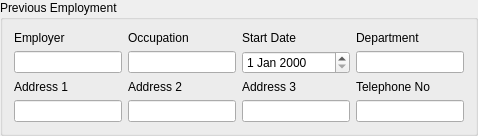
                      <widget class="QGroupBox" name="grpPrevEmployment">
                       <property name="enabled">
                        <bool>true</bool>
                       </property>
                       <property name="sizePolicy">
                        <sizepolicy hsizetype="Preferred" vsizetype="Preferred">
                         <horstretch>0</horstretch>
                         <verstretch>0</verstretch>
                        </sizepolicy>
                       </property>
                       <property name="title">
                        <string>Previous Employment</string>
                       </property>
                       <layout class="QGridLayout" name="gridLayout_5">
                        <item row="0" column="0">
                         <widget class="QLabel" name="label_25">
                          <property name="text">
                           <string>Employer</string>
                          </property>
                         </widget>
                        </item>
                        <item row="0" column="1">
                         <widget class="QLabel" name="label_27">
                          <property name="text">
                           <string>Occupation</string>
                          </property>
                         </widget>
                        </item>
                        <item row="0" column="2">
                         <widget class="QLabel" name="label_31">
                          <property name="text">
                           <string>Start Date</string>
                          </property>
                         </widget>
                        </item>
                        <item row="0" column="3">
                         <widget class="QLabel" name="label_32">
                          <property name="text">
                           <string>Department</string>
                          </property>
                         </widget>
                        </item>
                        <item row="1" column="0">
                         <widget class="QLineEdit" name="linePrevEmployer">
                          <property name="enabled">
                           <bool>true</bool>
                          </property>
                          <property name="text">
                           <string/>
                          </property>
                         </widget>
                        </item>
                        <item row="1" column="1">
                         <widget class="QLineEdit" name="linePrevOccupation">
                          <property name="enabled">
                           <bool>true</bool>
                          </property>
                          <property name="text">
                           <string/>
                          </property>
                         </widget>
                        </item>
                        <item row="1" column="2">
                         <widget class="QDateEdit" name="datePrevEmpStartDate">
                          <property name="enabled">
                           <bool>true</bool>
                          </property>
                         </widget>
                        </item>
                        <item row="1" column="3">
                         <widget class="QLineEdit" name="linePrevDepartment">
                          <property name="enabled">
                           <bool>true</bool>
                          </property>
                          <property name="text">
                           <string/>
                          </property>
                         </widget>
                        </item>
                        <item row="2" column="0">
                         <widget class="QLabel" name="label_26">
                          <property name="text">
                           <string>Address 1</string>
                          </property>
                         </widget>
                        </item>
                        <item row="2" column="1">
                         <widget class="QLabel" name="label_28">
                          <property name="text">
                           <string>Address 2</string>
                          </property>
                         </widget>
                        </item>
                        <item row="2" column="2">
                         <widget class="QLabel" name="label_29">
                          <property name="text">
                           <string>Address 3</string>
                          </property>
                         </widget>
                        </item>
                        <item row="2" column="3">
                         <widget class="QLabel" name="label_30">
                          <property name="text">
                           <string>Telephone No</string>
                          </property>
                         </widget>
                        </item>
                        <item row="3" column="0">
                         <widget class="QLineEdit" name="linePrevEmpAddress1">
                          <property name="enabled">
                           <bool>true</bool>
                          </property>
                          <property name="text">
                           <string/>
                          </property>
                         </widget>
                        </item>
                        <item row="3" column="1">
                         <widget class="QLineEdit" name="linePrevEmpAddress2">
                          <property name="enabled">
                           <bool>true</bool>
                          </property>
                          <property name="text">
                           <string/>
                          </property>
                         </widget>
                        </item>
                        <item row="3" column="2">
                         <widget class="QLineEdit" name="linePrevEmpAddress3">
                          <property name="enabled">
                           <bool>true</bool>
                          </property>
                          <property name="text">
                           <string/>
                          </property>
                         </widget>
                        </item>
                        <item row="3" column="3">
                         <widget class="QLineEdit" name="linePrevEmpTelNo">
                          <property name="enabled">
                           <bool>true</bool>
                          </property>
                          <property name="text">
                           <string/>
                          </property>
                         </widget>
                        </item>
                       </layout>
                       <zorder>label_25</zorder>
                       <zorder>label_27</zorder>
                       <zorder>label_31</zorder>
                       <zorder>label_32</zorder>
                       <zorder>linePrevOccupation</zorder>
                       <zorder>datePrevEmpStartDate</zorder>
                       <zorder>linePrevDepartment</zorder>
                       <zorder>label_26</zorder>
                       <zorder>label_28</zorder>
                       <zorder>label_29</zorder>
                       <zorder>label_30</zorder>
                       <zorder>linePrevEmpAddress1</zorder>
                       <zorder>linePrevEmpAddress2</zorder>
                       <zorder>linePrevEmpAddress3</zorder>
                       <zorder>linePrevEmpTelNo</zorder>
                       <zorder>linePrevEmployer</zorder>
                      </widget>
